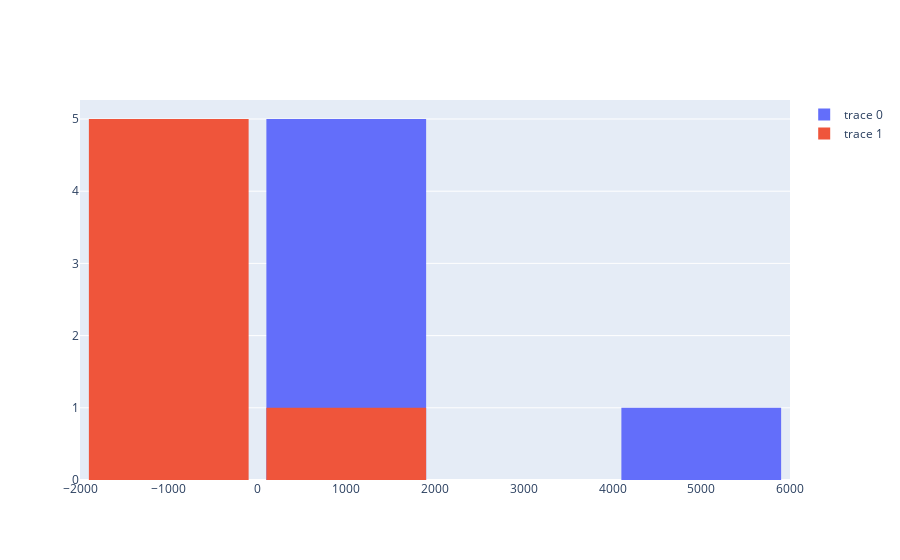

Notebook cell for this chart:
### Code cell
fig = go.Figure(go.Histogram(
    x=movie.values,
    bingroup=1))

fig.add_trace(go.Histogram(
    x=tv.values,
    bingroup=1))

fig.update_layout(
    barmode="overlay",
    bargap=0.1)

fig.show()

### Figure 1 — Plotly figure (JSON) as saved in the notebook; plotly's stock layout.template omitted (floating-point values rounded to 4 significant figures)
{"data": [{"bingroup": "1", "type": "histogram", "x": [5524, 794, 239, 26, 4, 1]}, {"bingroup": "1", "type": "histogram", "x": [-430, -72, -17, -15, 0, -1]}], "layout": {"bargap": 0.1, "barmode": "overlay"}}
